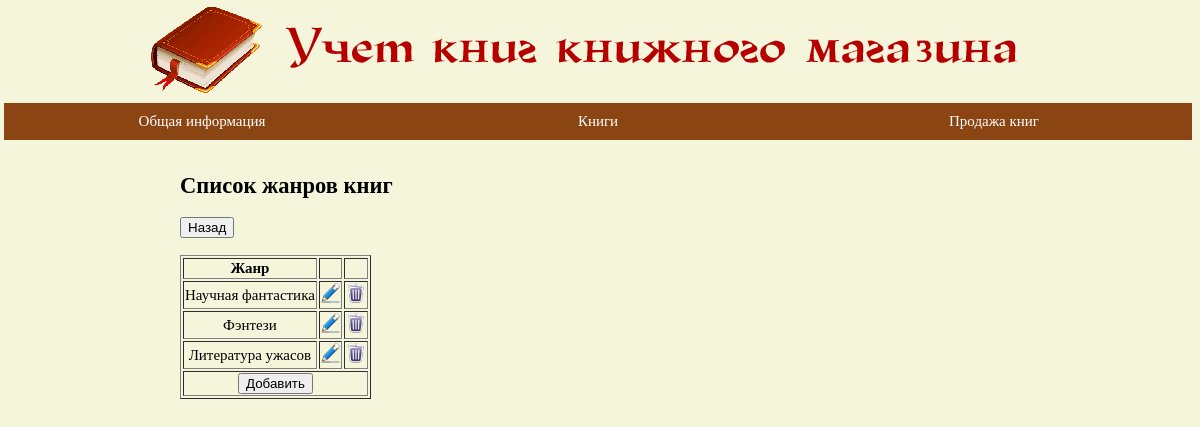
Page /BOOKSTORE/genre.php on the committed database.
### tables this page shows
CREATE TABLE `genre` (
  `id_genre` int(11) NOT NULL,
  `name_genre` varchar(100) NOT NULL
);

### BOOKSTORE/genre.php (the view, shortened to what this page needs)
<!DOCTYPE html>
<html>
	<head>
		<link rel="stylesheet" href="css/styles.css">
	</head>
	<body>
		<?php
			require_once 'login.php';
			switch ( $_GET["action"] )
			{
				case "showlist":
					show_list($link); break;
			}
			function show_list($link)
			{
				global $link;
				$query = 'SELECT * FROM genre';
				$res = mysqli_query( $link, $query ) or die("Ошибка " . mysqli_error($link));
				echo '<div class="d_cont">';
				echo '<h2>Список жанров книг</h2>';
				echo '<button type="button" onClick="history.back();">Назад</button><br>';
				echo '<br><table border="1">';
				echo '<tr align="center"><th>Жанр</th><th></th><th></th></tr>';
				while ( $item = mysqli_fetch_array( $res ) )
				{
					echo '<tr align="center" class="tb1">';
					echo '<td>'.$item['name_genre'].'</td>';
					echo '<td><a href="'.$_SERVER['PHP_SELF'].'?action=editform&id_genre='.$item['id_genre'].'"><img src="img/edit.png" title="Редактировать"></a</td>';
					echo '<td><a href="'.$_SERVER['PHP_SELF'].'?action=delete&id_genre='.$item['id_genre'].'"><img src="img/drop.png" title="Удалить"></a></td>';
					echo '</tr>';
				}
				echo '<tr align="center">
					  <td colspan=3>
						<a href="'.$_SERVER['PHP_SELF'].'?action=addform"><button type="button">Добавить</button></a>
					  </td>
					  </tr>';
				echo '</table>';
				echo '</div>';
			}
		?>
	</body>
</html>

### BOOKSTORE/css/styles.css (style rules this page uses)
.d_banner { margin-top: 5px; }
.d_menu { width: 100%; margin: 4px; }
.d_cont { padding-top: 10px; margin: 0 15% 0 15%; width: 70%; }
body { margin: 0px; padding: 0px; font: 15px Georgia; background-color: Beige; width: 100%; }
ul { list-style: none; display: block; margin: 0px; padding: 0px; width: 100%; }
ul:after { display: block; float: none; content: ' '; clear: both; }
ul.menu > li { float: left; position: relative; width: 33%; }
ul.menu > li > a { display: block; color: #fff; padding: 10px; text-decoration: none; background-color: SaddleBrown; text-align: center; }

### rows in the picture
genre: name_genre "Научная фантастика"
genre: name_genre "Фэнтези"
genre: name_genre "Литература ужасов"
